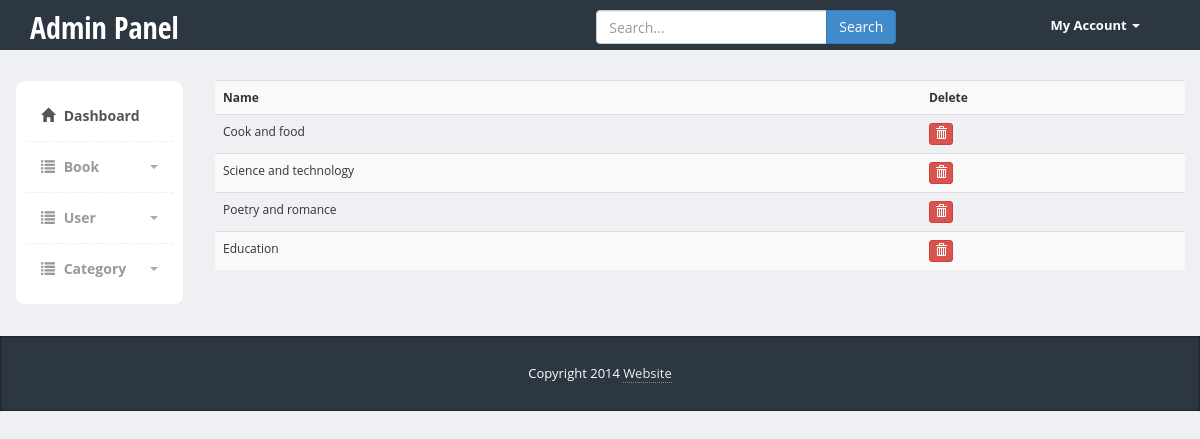
The page /admin/categorys.php (signed in) on the database its author committed.
### tables this page shows
CREATE TABLE `category` (
  `cat_id` int(11) NOT NULL,
  `cat_name` varchar(100) NOT NULL
);

### admin/categorys.php (the view, shortened to what this page needs)
<!DOCTYPE html>
<html>
  <head>
    <link href="https://code.jquery.com/ui/1.10.3/themes/redmond/jquery-ui.css" rel="stylesheet" media="screen">
    <link href="bootstrap/css/bootstrap.min.css" rel="stylesheet">
    <link href="vendors/fullcalendar/fullcalendar.css" rel="stylesheet" media="screen">
    <link href="css/styles.css" rel="stylesheet">
    <link href="css/calendar.css" rel="stylesheet">
  </head>
  <body>
  	<div class="header">
	     <div class="container">
	        <div class="row">
	           <div class="col-md-5">
	              <div class="logo">
	                 <h1><a href="index.php">Admin Panel</a></h1>
	              </div>
	           </div>
	           <div class="col-md-5">
	              <div class="row">
	                <div class="col-lg-12">
	                  <div class="input-group form">
	                       <input type="text" class="form-control" placeholder="Search...">
	                       <span class="input-group-btn">
	                         <button class="btn btn-primary" type="button">Search</button>
	                       </span>
	                  </div>
	                </div>
	              </div>
	           </div>
	           <div class="col-md-2">
	              <div class="navbar navbar-inverse" role="banner">
	                  <nav class="collapse navbar-collapse bs-navbar-collapse navbar-right" role="navigation">
	                    <ul class="nav navbar-nav">
	                      <li class="dropdown">
	                        <a href="#" class="dropdown-toggle" data-toggle="dropdown">My Account <b class="caret"></b></a>
	                      </li>
	                    </ul>
	                  </nav>
	              </div>
	           </div>
	        </div>
	     </div>
	</div>
    <div class="page-content">
    	<div class="row">
        <div class="col-md-2">
  		  	<div class="sidebar content-box" style="display: block;">
            <ul class="nav">
                <li class="current"><a href="index.php"><i class="glyphicon glyphicon-home"></i> Dashboard</a></li>
                <li class="submenu">
                   <a href="#">
                      <i class="glyphicon glyphicon-list"></i> Book
                      <span class="caret pull-right"></span>
                   </a>
                </li>
                <li class="submenu">
                   <a href="#">
                      <i class="glyphicon glyphicon-list"></i> User
                      <span class="caret pull-right"></span>
                   </a>
                </li>
				<li class="submenu">
                 <a href="#">
                    <i class="glyphicon glyphicon-list"></i> Category
                    <span class="caret pull-right"></span>
                 </a>
              </li>
            </ul>
          </div>
  		  </div>
		  <div class="col-md-10">
        <?php
          $servername = "localhost";
          $username = "root";
          $password = "";
          $dbname = "lms";
          $conn = new mysqli($servername, $username, $password, $dbname);
          $sqlget = "SELECT * FROM category";
          $result = $conn->query($sqlget);
          if ($result->num_rows > 0) {
            echo "<table class='table table-striped'><tr><th>Name</th><th>Delete</th></tr>";
              while($row = $result->fetch_assoc()) {
				  $cat_id = $row["cat_id"];
                  echo "<tr><td>".$row["cat_name"]."</td><td>";
				  ?>
				  <a href="deletecat.php?id=<?php echo $cat_id;?>"><button name='' class='btn btn-danger btn-xs'><span class='glyphicon glyphicon-trash'></span></button></a>
				  <?php
              }
              echo "</table>";
          } else {
              echo "0 results";
          }
        ?>
		  </div>
		</div>
    </div>
    <footer>
         <div class="container">
            <div class="copy text-center">
               Copyright 2014 <a href='#'>Website</a>
            </div>
         </div>
      </footer>
  </body>
</html>

### admin/css/styles.css (style rules this page uses)
body { font-family: 'Open Sans', sans-serif; background-color: #f7f7f7; position: relative; margin: 0px; font-size: 12px; padding: 0px; }
.page-content > .row { margin-left: 0px !important; margin-right: 0px !important; margin-top: 30px; }
footer { background-color:#2c3742; box-shadow:inset 0px 0px 3px #111; color:#fff; font-size:14px; line-height:25px; padding:10px 0px 10px 0px; bottom: 0px; }
footer a { color:#eee; text-decoration:none; border-bottom:1px dotted #888; }
footer .copy { font-size:13px; margin:15px 0px; }
.header { height:50px; background-color: #2c3742; }
.header .logo h1 { font-size:30px; margin:0px; padding:10px 0px; }
.header .logo h1 a { color:#fff; font-family: 'Open Sans Condensed', sans-serif; }
.header .form { margin-top:10px; width:100%; max-width:300px; margin:10px auto; }
.header .navbar * { box-shadow:none !important; }
.header .navbar { background:none !important; border:0px !important; }
.header .navbar .nav > li > a { color:#fff !important; font-size:13px !important; border-bottom:0px !important; margin-top:0px !important; font-weight:bold; }
.header .navbar-collapse { border:0px !important; }
.header .navbar-nav .caret { border-top-color:#fff !important; border-bottom-color:#fff !important; }
.content-box, .content-box-large { margin-bottom:30px; background:#fff; border-radius:10px; padding:10px; border-left:1px solid #eee; border-top:1px solid #eee; border-right:2px solid #eee; border-bottom:2px solid #eee; }
.sidebar ul.nav, .sidebar ul.nav ul { list-style: none; padding: 0px; margin: 0px; }
.sidebar .nav > li { margin: 0; border-bottom:1px dashed #eee; }
.sidebar .nav > li:last-child { border-bottom:0px; }
.sidebar .nav > li > a { font-size: 14px; line-height: 20px; padding: 15px 15px; color: #999; display: block; font-weight:bold; background:none; text-decoration: none; border-top:0px; font-weight:bold; }
.sidebar .nav > li > a > i { margin-right:5px; }
.sidebar .nav li a:hover, .sidebar .nav li.current > a { background: #fff; color: #555; border-bottom:0px; }
.sidebar .nav a .caret { float: right; width: 0; height: 0; display: inline-block; vertical-align: top; border-top: 4px solid #aaa; border-right: 4px solid transparent; border-left: 4px solid transparent; content: ""; margin-top: 8px; margin-left: 2px; }
body { background-color: #eff0f3; }

### rows shown on the page
category: cat_name "Cook and food"
category: cat_name "Science and technology"
category: cat_name "Poetry and romance"
category: cat_name "Education"
